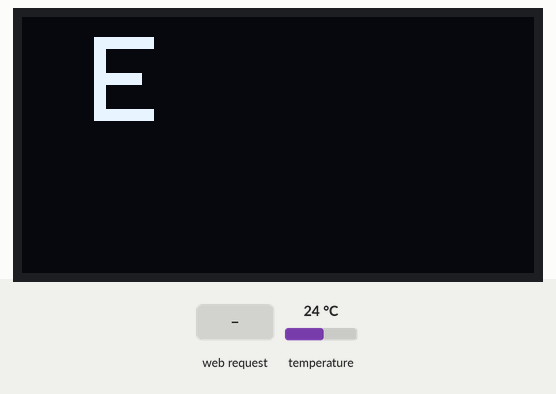
Recording of a sketch running on a simulated ESP8266 (NodeMCU). Shown: 128×64 one-colour display. The inputs (shaded band) are chosen by the test bench; at power-on: temperature 24 °C. WiFi joins after 1.5 s; servers stay silent unless stated; what the sketch prints to the serial monitor is not drawn.

Above: at 3.1 s.
3.2 s: HTTP request GET /php/log-temp.php received
At 6.5 s:
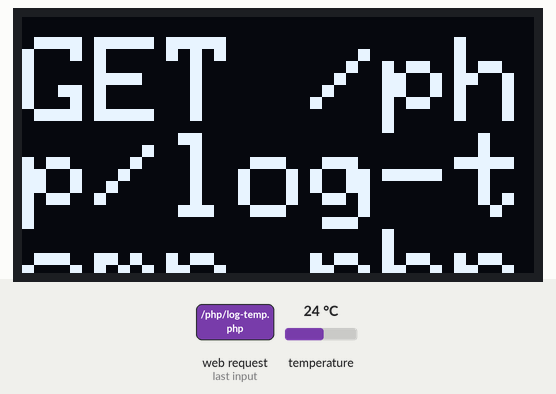
At 8.7 s:
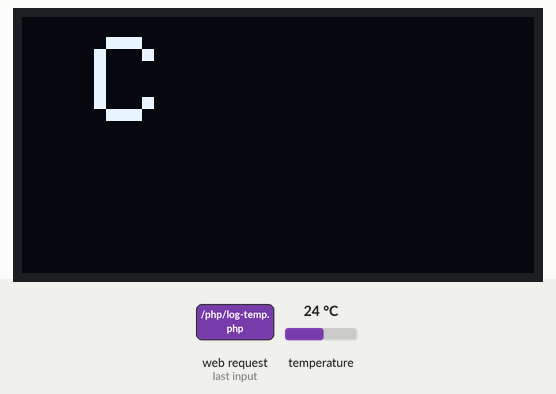
8.9 s: temperature set to 12 °C
At 14.1 s:
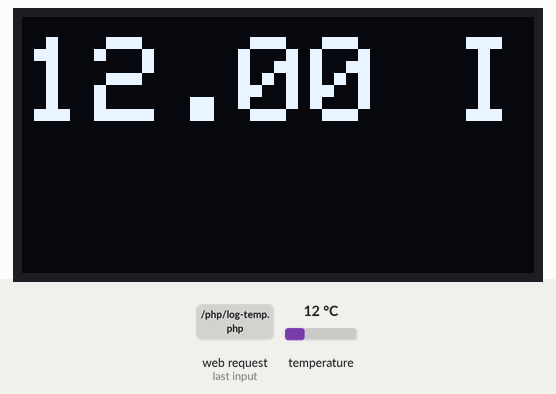
Timing chart, 0 to 15.6 s (numbered marks = the images above; inputs shaded):
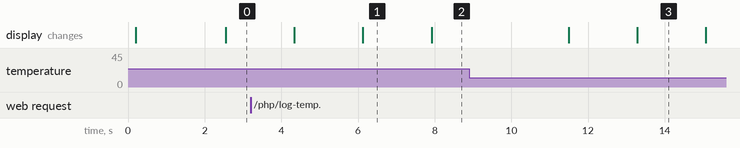

Measured:
- after the input at 3.2 s, the display: first differs from a run without the input after 2.9 s (image 1)
- what the display in image 1 shows lasts 1.8 s, from 6.1 s to 7.9 s

The sketch:

StazioneMeteo2RX.ino
```cpp
/*  SERVER: 224    Connects to the home WiFi network
 *  Asks some network parameters
 *  Starts WiFi server with fix IP and listens
 *  Receives and sends messages to the client
 *  Communicates: wifi_client_01.ino
 *
 *  SERVER: 192.168.178.224
 *  CLIENT TX 1: 192.168.178.234
 *  CLIENT TX 3: 192.168.178.236
 *  CLIENT TX 4: 192.168.178.228
 *
 */
 #include <ESP8266WiFi.h>

#include <OneWire.h>
#include <DallasTemperature.h>

#include <Adafruit_GFX.h>
#include <Adafruit_SSD1306.h>

#define OLED_RESET LED_BUILTIN //4
Adafruit_SSD1306 display(OLED_RESET);

// Data wire is plugged into port 2 on the Arduino
#define ONE_WIRE_BUS 2

// Setup a oneWire instance to communicate with any OneWire devices (not just Maxim/Dallas temperature ICs)
OneWire oneWire(ONE_WIRE_BUS);

// Pass our oneWire reference to Dallas Temperature.
DallasTemperature sensors(&oneWire);

#define SERIAL_DEBUG // Uncomment this to dissable serial debugging

//const char *host = "192.168.178.185";
//const char *hostUrl = "//sd/irrighino/php/log-temp.php";

const char *host = "franchino.azurewebsites.net";
const char *hostUrl = "/php/log-temp.php";

float temperature;

String temperatureLast1;
String temperatureLast2;
String temperatureLast3;
String temperatureLast4;
int tempLogCount =1;

float temperatureRemote;
String temperatureRemote1String;
String temperatureRemote3String;
String temperatureRemote4String;
IPAddress clientIPAddress;
const char *meteoStation = "2"; // Identificativo della stazione meteo
String valueToPrint;
//bool temperatureExt = false;
int meteoToShow = 1;

// 3600000 millisecondi in un'ora
// 5000 millisecondi tra una lettura e l'altra
// / (3600000 / 5000) = 720
int timerMax = 25; //720
int timerCount = 0;

byte ledPin = 2;
char ssid[] = "ASUS";       // SSID of your home WiFi
char pass[] = "EABE577DA8"; // password of your home WiFi
WiFiServer server(80);


void setup()
{

#ifdef SERIAL_DEBUG
  Serial.begin(115200);
  delay(200);
  ////Serial.println();
#endif

  ////Serial.println("setup");
 // WiFi.config(ip, gateway, subnet);       // forces to use the fix IP

  // per default by default viene impostata una tensione ionterna di 3.3V
  display.begin(SSD1306_SWITCHCAPVCC);

  // cancelliamo lo schermo
  display.clearDisplay();

  // impostiamo il colore a bianco (in questo tipo di dsiplay possimo impostare solo bianco e nero)
  display.setTextColor(WHITE);

  // fissiamo la dimensione del testo
  display.setTextSize(3);

  // Start up the library
  sensors.begin();

  delay(10); // short delay
 //WiFi.config(ip,  gateway, subnet);
  WiFi.begin(ssid, pass); // connects to the WiFi router
  ////Serial.println("WiFi.begin");

  while (WiFi.status() != WL_CONNECTED)
  {
    //Serial.print(".");
    delay(500);
  }
  server.begin(); // starts the server

  // Visualizzo informazioni
  ////Serial.println("Connected to wifi");
  //Serial.print("Status: ");
  ////Serial.println(WiFi.status()); // some parameters from the network
  //Serial.print("IP: ");
  ////Serial.println(WiFi.localIP());
  //Serial.print("Subnet: ");
  ////Serial.println(WiFi.subnetMask());
  //Serial.print("Gateway: ");
  ////Serial.println(WiFi.gatewayIP());
  //Serial.print("SSID: ");
  ////Serial.println(WiFi.SSID());
  //Serial.print("Signal: ");
  ////Serial.println(WiFi.RSSI());
  //Serial.print("Networks: ");
  ////Serial.println(WiFi.scanNetworks());

  pinMode(ledPin, OUTPUT);
}

void loop()
{

  // call sensors.requestTemperatures() to issue a global temperature
  // request to all devices on the bus
  //Serial.print("Requesting temperatures...");
  sensors.requestTemperatures(); // Send the command to get temperatures
  ////Serial.println("DONE");
  // After we got the temperatures, we can print them here.
  // We use the function ByIndex, and as an example get the temperature from the first sensor only.
  //Serial.print("Temperature for the device 1 (index 0) is: ");
  temperature = sensors.getTempCByIndex(0);
  temperatureLast2=String(temperature, 2);
  ////Serial.println(temperature);

  // Avvio server
  WiFiClient client = server.available();
  if (client)
  {
    if (client.connected())
    {
      digitalWrite(ledPin, LOW); // to show the communication only (inverted logic)
      ////Serial.println(".");
      String request = client.readStringUntil('\r'); // receives the message from the client

      clientIPAddress = client.remoteIP(); // Leggo IP del client

      //Serial.print("From client: ");
      ////Serial.println(clientIPAddress);
      ////Serial.println(request);

      // Controllo il client dall'IP
      if (clientIPAddress == IPAddress(192, 168, 178, 234))
      {
        temperatureRemote1String = request;
        temperatureLast1=request;
        //Serial.print("From meteo 1 (Esterno): ");
      }
      else
      {
        if (clientIPAddress == IPAddress(192, 168, 178, 228))
        {
          // Casetta
          temperatureRemote4String = request;
          temperatureLast4=request;
          //Serial.print("From meteo 4 (Casetta): ");
        }
        else
        {
          temperatureRemote3String = request;
          temperatureLast3=request;
          //Serial.print("From meteo 3 (Superiore): ");
        }
      }

      client.flush();
      client.println("Hi client! No, I am listening.\r"); // sends the answer to the client
      digitalWrite(ledPin, HIGH);
    }
    client.stop(); // tarminates the connection with the client
  }

  display.setCursor(0, 5);

  //  if (temperatureExt)
  //  {
  //    valueToPrint = temperatureRemote1String + " E";
  //  }
  //  else
  //  {
  //    valueToPrint = String(temperature, 2) + " I";
  //  }
  //  temperatureExt = !temperatureExt;

  if (meteoToShow == 1)
  {
    valueToPrint = temperatureRemote1String + " E"; // Esterno
  }

  if (meteoToShow == 2)
  {
    valueToPrint = String(temperature, 2) + " I"; // Interno inferiore
  }

  if (meteoToShow == 3)
  {
    valueToPrint = temperatureRemote3String + " S"; // Interno superiore
  }

  if (meteoToShow == 4)
  {
    valueToPrint = temperatureRemote4String + " C"; // Casetta
  }

  if (meteoToShow > 4)
  {
    meteoToShow = 0; // Reset
  }

  display.print(valueToPrint);
  display.display();
  display.clearDisplay();

  if (timerCount > timerMax)
  {
    // Invio i dati della temperatura al server Arduino Yun
    postData();

    timerCount = 0;
  }

  timerCount = timerCount + 1;
  meteoToShow = meteoToShow + 1;


  Serial.println("timerCount: ");
  Serial.println(timerCount);

  ////Serial.println("meteoToShow: ");
  ////Serial.println(meteoToShow);

  delay(1000); // client will trigger the communication after two seconds
}

bool postData()
{
  /*
Invio i dati della temperatura al server Arduino Yun (per salvarli nel database SqlLite)
*/

    Serial.println("postData azurewebsites");
WiFiClient client2;

  Serial.printf("\n[Connecting to %s ... ", host);
  if (client2.connect(host, 80))
  {
    Serial.println("connected]");


    // We now create a URI for the request
    String url = hostUrl;

    if (tempLogCount == 1)    {
       url += "?temp=" + temperatureLast1 + "&v=1" ; //Esterno
      }
      else
      {
         if (tempLogCount == 2){
            url += "?temp=" + temperatureLast2 + "&v=2"; //Interno giu
          }

         else
          {
             if (tempLogCount == 3){
                url += "?temp=" + temperatureLast3 + "&v=3"; // Interno superiore
              }
               else
                {
                   if (tempLogCount == 4){
                      url += "?temp=" + temperatureLast4 + "&v=0" ; //Casetta
                    }
                  }
               }
            }
  //  url += "?temp=" + String(temperature, 2) + "&v=" + meteoStation;

    //Serial.print("Requesting URL: ");
    Serial.println(url);

    // This will send the request to the server
    client2.print(String("GET ") + url + " HTTP/1.1\r\n" +
                 "Host: " + host + "\r\n" +
                 "Connection: close\r\n\r\n");

  tempLogCount = tempLogCount +1;
  if (tempLogCount  > 3)
   {
    tempLogCount = 1;
  }


    unsigned long timeout = millis();
    while (client2.available() == 0)
    {
      if (millis() - timeout > 5000)
      {
        Serial.println(">>> Client Timeout !");
        client2.stop();
        return true;
      }
    }

    // Read all the lines of the reply from server and print them to Serial
    while (client2.available())
    {
      String line = client2.readStringUntil('\r');
      Serial.print(line);
    }

    ////Serial.println();
    ////Serial.println("closing connection");
  }

  else
  {
    Serial.println("connection failed");
    return false;
  }
}
```
